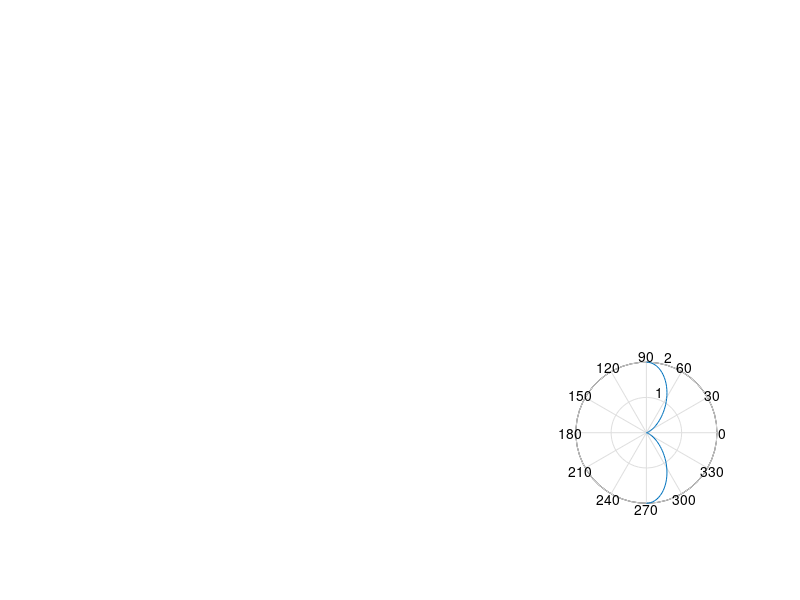

Reproduce this figure in MATLAB.
%This program print pattern for Short and any monopole Antenna by giving the length of your Dipole
%and the wavelength you work with
%Have a nice Pattern "Arabia Tech"
lamda=input('enter the value of wave length= ');
l=input('enter your monopole length l= ');
ratio=l/lamda;
B=(2*pi/lamda);
theta= -pi/2:pi/100:pi/2;
if ratio<= 0.1            %check if Short Dipole
    E=sin(theta);
    En=abs(E);
    subplot(2,3,4)
    polar(theta,En)      %This plot polar pattern in plane which dipole appear as line
else                     %check if not short dipole
    f1=cos(B*l/2.*cos(theta));
    f2=cos(B*l/2);
    f3=sin(theta);
    E=(f1-f2)./f3;
    En=abs(E);
    subplot(2,3,6)
    polar(theta,En)        %This plot polar pattern in plane which dipole appear as line
end